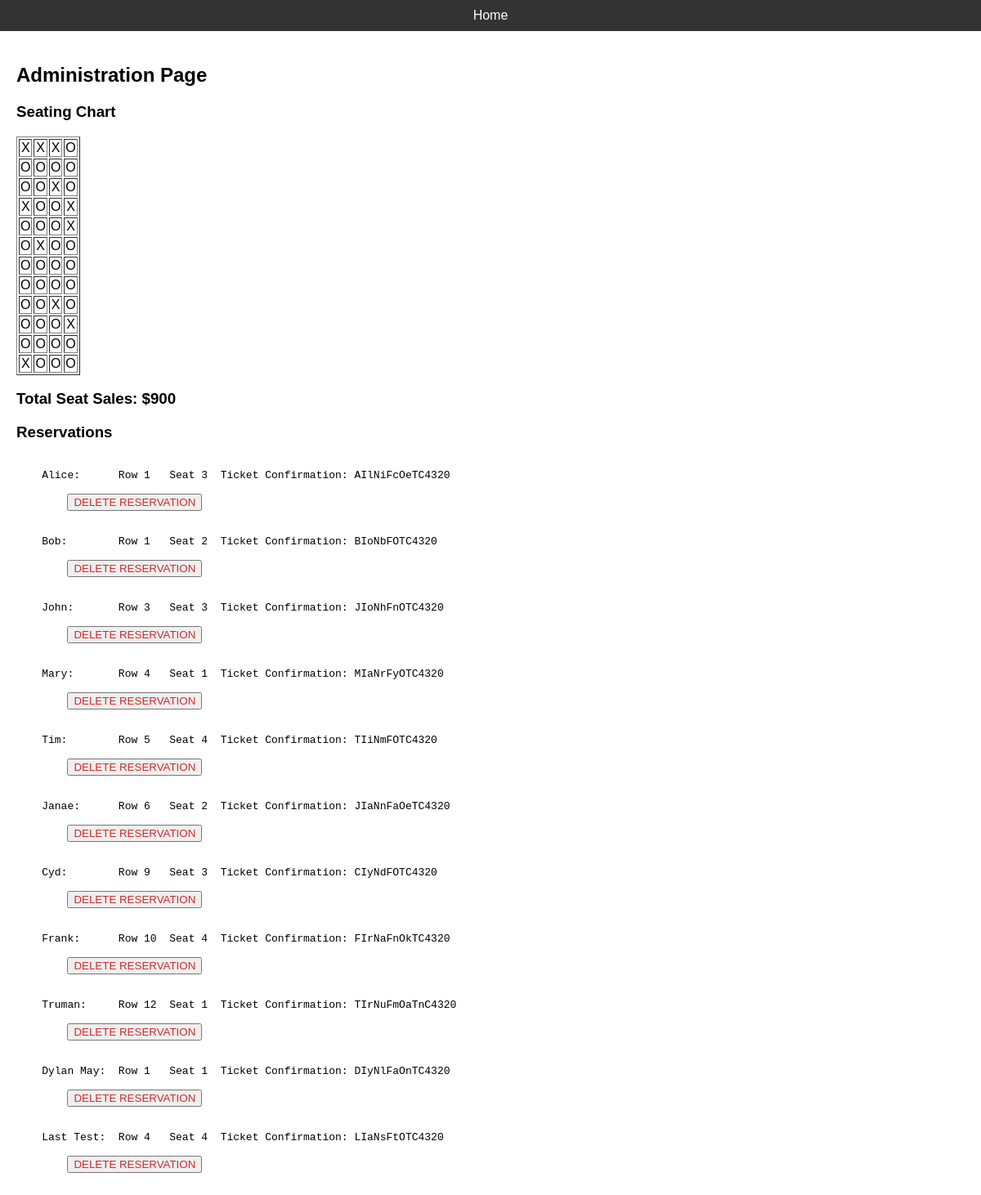
The page /admin (signed in) on the database its author committed.
### Main.py (models this page shows)
class Reservation(db.Model):
    __tablename__ = 'reservations'
    id = db.Column(db.Integer, primary_key=True)
    passengerName = db.Column(db.String(100), nullable=False)
    seatRow = db.Column(db.Integer, nullable=False)
    seatColumn = db.Column(db.Integer, nullable=False)
    eTicketNumber = db.Column(db.String(100), nullable=False)
    created = db.Column(db.DateTime, default=db.func.current_timestamp())
    def format_reservation(self):
        return f"{self.passengerName}:\tRow {self.seatRow + 1}\tSeat {self.seatColumn + 1}\tTicket Confirmation: {self.eTicketNumber}"

### Main.py (the view, shortened to what this page needs)
@app.route('/admin', methods=['GET', 'POST'])
def admin():
    error_message = None
    seating_chart = [['O' for _ in range(4)] for _ in range(12)]
    total_sales = 0
    reservations = Reservation.query.all()
    for reservation in reservations:
        seating_chart[reservation.seatRow][reservation.seatColumn] = 'X'
        total_sales += get_cost_matrix()[reservation.seatRow][reservation.seatColumn]
    return render_template(
        'admin.html',
        seating_chart=seating_chart,
        total_sales=total_sales,
        reservations=reservations,
        error_message=error_message,
        logged_in=True)

### Main.py (called while the page is built)
def get_cost_matrix():
    cost_matrix = [[100, 75, 50, 100] for row in range(12)]
    return cost_matrix

### templates/admin.html (shortened to what this page needs)
{% extends 'base.html' %}
{% block content %}
<h2>Administration Page</h2>
{% if not logged_in %}
    <h3>Admin Login</h3>
    <form method="POST">
        {% if error_message %}
            <p class="error">{{ error_message }}</p>
        {% endif %}
        <label for="username">Username:</label>
        <input type="text" id="username" name="username" required>
        <label for="password">Password:</label>
        <input type="password" id="password" name="password" required>
        <button type="submit">Login</button>
    </form>
{% else %}
    <h3>Seating Chart</h3>
    <table border="1">
        {% for row in seating_chart %}
        <tr>
            {% for seat in row %}
            <td style="text-align: center;">{{ seat }}</td>
            {% endfor %}
        </tr>
        {% endfor %}
    </table>
    <h3>Total Seat Sales: ${{ total_sales }}</h3>
    <h3>Reservations</h3>
    <pre>
    {% for reservation in reservations %}
    {{ reservation.format_reservation() }}
    <form action="{{ url_for('delete_reservation', reservation_id=reservation.id) }}" method="POST" style="display: inline;">
        <button type="submit" style="color: rgb(207, 43, 43);">DELETE RESERVATION</button>
    </form>
    {% endfor %}
    </pre>
{% endif %}
{% endblock %}

### templates/base.html (shortened to what this page needs)
<!DOCTYPE html>
<html lang="en">
<head>
</head>
<body>
    <header>
        <a href="{{ url_for('index') }}">Home</a>
    </header>
    <main>
        {% block content %}{% endblock %}
    </main>
</body>
</html>

### templates/base.html (style rules this page uses)
body { font-family: Arial, sans-serif; margin: 0; padding: 0; }
header { background-color: #333; color: white; padding: 10px; text-align: center; }
header a { color: white; text-decoration: none; margin: 0 10px; }
main { padding: 20px; }

### rows shown on the page
Reservation: format_reservation "Alice: Row 1 Seat 3 Ticket Confirmation: AIlNiFcOeTC4320"
Reservation: format_reservation "Bob: Row 1 Seat 2 Ticket Confirmation: BIoNbFOTC4320"
Reservation: format_reservation "John: Row 3 Seat 3 Ticket Confirmation: JIoNhFnOTC4320"
Reservation: format_reservation "Mary: Row 4 Seat 1 Ticket Confirmation: MIaNrFyOTC4320"
Reservation: format_reservation "Tim: Row 5 Seat 4 Ticket Confirmation: TIiNmFOTC4320"
Reservation: format_reservation "Janae: Row 6 Seat 2 Ticket Confirmation: JIaNnFaOeTC4320"
Reservation: format_reservation "Cyd: Row 9 Seat 3 Ticket Confirmation: CIyNdFOTC4320"
Reservation: format_reservation "Frank: Row 10 Seat 4 Ticket Confirmation: FIrNaFnOkTC4320"
Reservation: format_reservation "Truman: Row 12 Seat 1 Ticket Confirmation: TIrNuFmOaTnC4320"
Reservation: format_reservation "Dylan May: Row 1 Seat 1 Ticket Confirmation: DIyNlFaOnTC4320"
Reservation: format_reservation "Last Test: Row 4 Seat 4 Ticket Confirmation: LIaNsFtOTC4320"

### other values the page prints
{{ seat }} "X" "X" "X" "O" "O" "O" "O" "O" "O" "O" "X" "O" "X" "O" "O" "X" "O" "O" "O" "X" "O" "X" "O" "O" "O" "O" "O" "O" "O" "O" "O" "O" "O" "O" "X" "O" "O" "O" "O" "X" "O" "O" "O" "O" "X" "O" "O" "O"
{{ total_sales }} "900"
